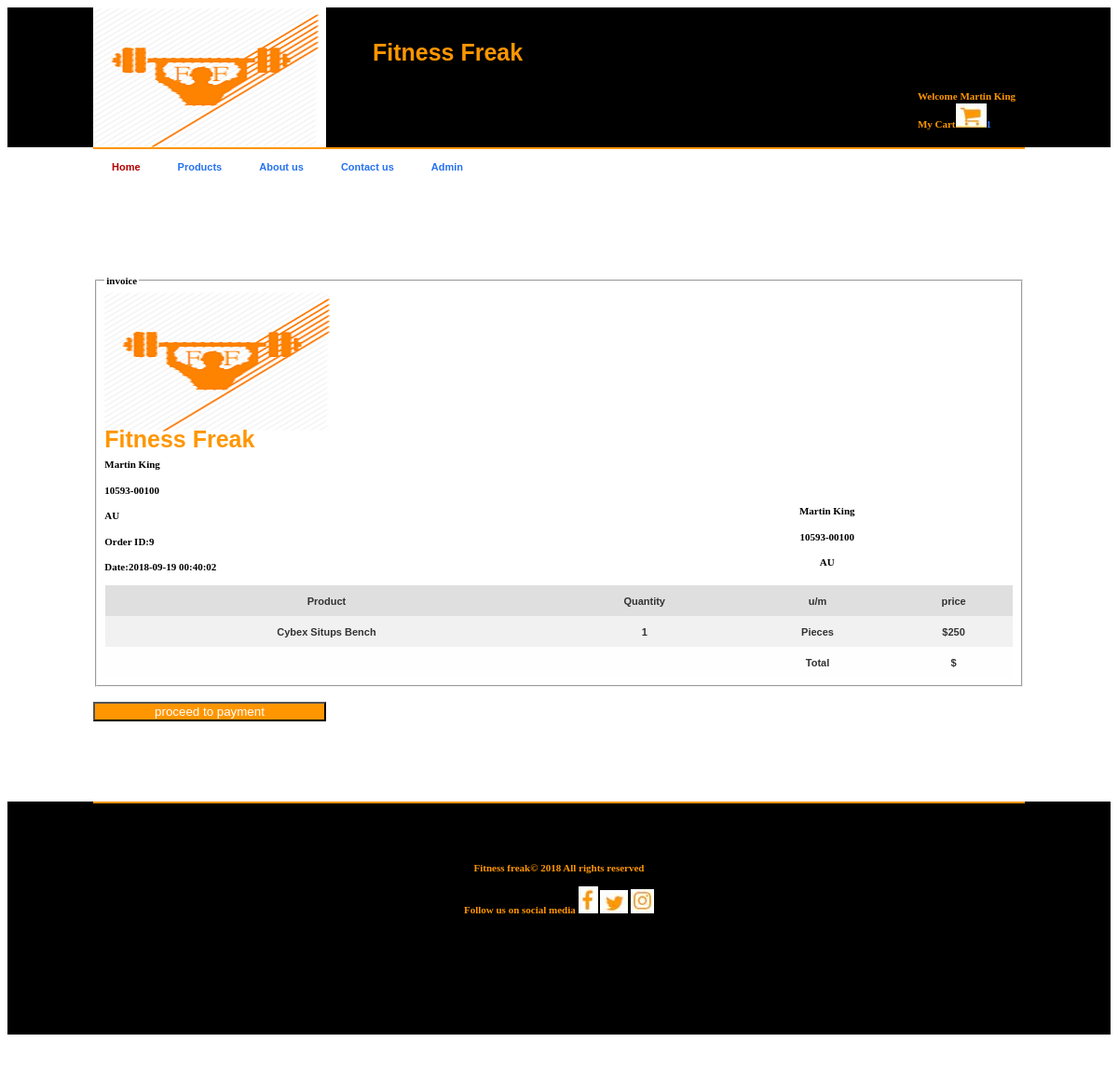
Screenshot of /checkout.php (signed in) with the database file from the repository.
### tables this page shows
CREATE TABLE IF NOT EXISTS `customer` (
`customerID` int(11) NOT NULL,
  `firstName` varchar(50) NOT NULL,
  `lastName` varchar(50) NOT NULL,
  `email` varchar(250) NOT NULL,
  `phoneNumber` varchar(25) NOT NULL,
  `address` varchar(250) NOT NULL,
  `password` varchar(250) NOT NULL
);

CREATE TABLE IF NOT EXISTS `sales` (
`saleID` int(11) NOT NULL,
  `customerID` int(11) NOT NULL,
  `saleDate` timestamp NOT NULL DEFAULT CURRENT_TIMESTAMP ON UPDATE CURRENT_TIMESTAMP
);

CREATE TABLE IF NOT EXISTS `product` (
`productID` int(11) NOT NULL,
  `name` varchar(100) NOT NULL,
  `price` decimal(10,0) NOT NULL,
  `quantity` int(11) NOT NULL,
  `status` varchar(25) NOT NULL,
  `category` varchar(50) NOT NULL,
  `brand` varchar(50) NOT NULL,
  `image` varchar(250) NOT NULL,
  `addedBy` int(11) NOT NULL
);

### includes/methods.php (called while the page is built, shortened)
<?php
function fetchValue($sql,$columnName){
	include 'connection.php';
	$value="";
	$fetchQuery=$db->query($sql);
	while ($rows=mysqli_fetch_array($fetchQuery)){
		$value=$rows[$columnName];
	}
	return $value;
}
function countValue($sql,$columnName){
	include 'connection.php';
	$count=0;
	$fetchQuery=$db->query($sql);
	while ($rows=mysqli_fetch_array($fetchQuery)){
		$count=$count+1;
	}
	return $count;
}

### checkout.php (the view, shortened to what this page needs)
<?php
if (!isset($_SESSION['login_customer']) || (trim($_SESSION['login_customer']) == '')) {
   $customerID=null;
}else{
$customerID=$_SESSION['login_customer'];
}
require 'includes/connection.php';
require 'includes/methods.php';
?>
<!DOCTYPE html PUBLIC "-//W3C//DTD XHTML 1.0 Transitional//EN" "http://www.w3.org/TR/xhtml1/DTD/xhtml1-transitional.dtd">
<html xmlns="http://www.w3.org/1999/xhtml">
<head>
<link href="style.css" rel="stylesheet" type="text/css" />
</head>
<body>
	<div class="header">
    	<div class="header_container">
            <div class="logo">
            	<img src="images/logo.png" alt="LOGO" width="250px" height="150px"/>
            </div>
			 <div class="title">
            <h1>Fitness Freak</h1>
			 </div>
			  <div class="login">
			  <?php if ($customerID==null){ ?>
						<a href="login.php">Login</a> /
						<a href="register.php">Register</a><br>
			  <?php }else {
						echo "Welcome ".fetchValue("select firstname from customer where customerID='$customerID'","firstname")." ".fetchValue("select lastName from customer where customerID='$customerID'","lastName");
						echo "<br> My Cart<a href='cart.php'><img src='images/social/c.JPG' alt='cart'>".countValue("select cartID from cart where customerID='$customerID' AND status='pending'","cartID")."</a>";
					} ?>
			   </div>
		</div>
		<div class="menus">
			<div class="menu_container">
                <div id="menucase">
                  <div id="stylefour">
                    <ul>
                      <li><a href="index.php" class="current">Home</a></li>
                      <li><a href="products.php">Products</a></li>
					  <li><a href="aboutus.html">About us</a></li>
					  <li><a href="contactus.php">Contact us</a></li>
                      <li><a href="admin_login.php">Admin</a></li>
                    </ul>
                  </div>
                </div>
            </div>
		</div>
    </div>
    <div class="main">
			<br><br><br><br><br>
			<fieldset>
				<legend>invoice</legend>
				<img src="images/logo.png" alt="LOGO" width="250px" height="150px"/> <h1>Fitness Freak</h1>
				<div class="map">
				<p><?php echo fetchValue("select firstname from customer where customerID='$customerID'","firstname")." ".fetchValue("select lastName from customer where customerID='$customerID'","lastName");  ?></p>
				<p><?php echo fetchValue("select address from customer where customerID='$customerID'","address"); ?></p>
				<p>AU</p>
				<p><?php echo "Order ID:".fetchValue("select saleID from sales where customerID='$customerID' order by saleID DESC limit 1","saleID"); ?></p>
				<p><?php echo "Date:".fetchValue("select saleDate from sales where customerID='$customerID' order by saleID DESC limit 1","saleDate"); ?></p>
				</div>
				<div class="contact">
				<p><?php echo fetchValue("select firstname from customer where customerID='$customerID'","firstname")." ".fetchValue("select lastName from customer where customerID='$customerID'","lastName");  ?></p>
				<p><?php echo fetchValue("select address from customer where customerID='$customerID'","address"); ?></p>
				<p>AU</p>
				</div>
				<table class="table">
					<tr>
						<th>Product</th>
						<th>Quantity</th>
						<th>u/m</th>
						<th>price</th>
					</tr>
					<?php
					$saleID=fetchValue("select saleID from sales where customerID='$customerID' order by saleID DESC limit 1","saleID");
					$getProducts=$db->query("select product.name, product.price from product inner join sales_products on product.productID=sales_products.productID inner join sales on sales.saleID=sales_products.saleID where sales.saleID='$saleID'");
					while ($rows=mysqli_fetch_array($getProducts)){
						$productName=$rows[0];
						$price=$rows[1];
					?>
					<tr>
						<td><?php echo $productName; ?></td>
						<td>1</td>
						<td>Pieces</td>
						<td>$<?php echo $price; ?></td>
					</tr>
					<?php } ?>
					<tr>
						<td></td>
						<td></td>
						<td>Total</td>
						<td>$</td>
					</tr>
				</table>
			</fieldset>
			<br>
			<input type="submit" class="button" value="proceed to payment"/>
    </div>
	<br><br><br><br>
    <div class="footer">
    	<div class="footer_container">
        	<p>Fitness freak&copy; 2018 All rights reserved</p> <p>Follow us on social media
			<a href="#"><img src="images/social/f.jpg" alt="F"></a>
			<a href="#"><img src="images/social/t.jpg" alt="T"></a>
			<a href="#"><img src="images/social/i.jpg" alt="I"></a>
			</p>
        </div>
    </div>
</body>
</html>

### style.css (style rules this page uses)
body { font: bold 11px/1.5em Verdana; text-align:left; }
a { text-decoration:none; color:#2672ef; }
h1 { font-family:Verdana, Arial, Helvetica, sans-serif; font-size:25px; font-weight:bold; margin:0; padding:0; color:#ff9600; }
.header { height:150px; width:100%; background:#000; color:#ff9600; margin-bottom:20px; }
.header_container { width:1000px; margin-right:auto; margin-left:auto; height:100%; border-bottom:2px solid #ff9600; }
.title { padding-top:40px; }
.login { float:right; margin-top:20px; padding:10px; width:auto; }
.button { background: #ff9600; color:#fff; width:25% }
#stylefour { position:relative; display:block; height:39px; font-size:11px; font-weight:bold; font-family:Arial,Verdana,Helvitica,sans-serif; }
#stylefour ul { margin:0; padding:0; list-style-type:none; width:auto; }
#stylefour ul li { display:block; float:left; margin:0; }
#stylefour ul li a { display:block; float:left; color:#2672ef; text-decoration:none; padding:11px 20px 0 20px; height:23px; }
#stylefour ul li a:hover,#stylefour ul li a.current { color:#B30000; background:#fff top right; }
.footer { height:250px; width:100%; background:#000; color:#ff9600; }
.footer_container { width:1000px; margin-right:auto; margin-left:auto; height:100%; text-align:center; padding-top:50px; border-top:2px solid #ff9600; }
.main { overflow:hidden; margin-bottom:20px; width:1000px; margin-left:auto; margin-right:auto; }
.logo { width:300px; height:100%; float:left; }
.menu_container { width:600px; height:100%; float:left; }
.menus { width:1000px; margin-right:auto; margin-left:auto; height:50px; }
.map { width:400px; float:left; }
.contact { text-align:center; width:400px; float:right; padding-top:50px; }
.table { color: #333; font-family: Helvetica, Arial, sans-serif; width: 100%; border-collapse: collapse; border-spacing: 0; }
td, th { border: 1px solid transparent; height: 30px; transition: all 0.3s; }
th { background: #DFDFDF; font-weight: bold; text-align: center; }
td { background: #FAFAFA; text-align: center; }
tr:nth-child(even) td { background: #F1F1F1; }
tr:nth-child(odd) td { background: #FEFEFE; }

### rows the page displays
customer: firstName "Martin", lastName "King", address "10593-00100"
sales: saleID "9", saleDate "2018-09-19 00:40:02"
product: name "Cybex Situps Bench", price "250"
